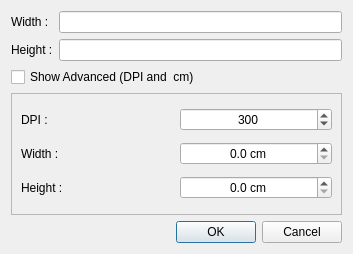
<?xml version="1.0" encoding="UTF-8"?>
<ui version="4.0">
 <class>ResizeDialog</class>
 <widget class="QDialog" name="ResizeDialog">
  <property name="geometry">
   <rect>
    <x>0</x>
    <y>0</y>
    <width>353</width>
    <height>254</height>
   </rect>
  </property>
  <property name="windowTitle">
   <string>Resize Image</string>
  </property>
  <layout class="QGridLayout" name="gridLayout_2">
   <item row="0" column="0">
    <widget class="QLabel" name="label">
     <property name="text">
      <string>Width :</string>
     </property>
    </widget>
   </item>
   <item row="1" column="0">
    <widget class="QLabel" name="label_2">
     <property name="text">
      <string>Height :</string>
     </property>
    </widget>
   </item>
   <item row="4" column="0" colspan="2">
    <widget class="QDialogButtonBox" name="buttonBox">
     <property name="orientation">
      <enum>Qt::Horizontal</enum>
     </property>
     <property name="standardButtons">
      <set>QDialogButtonBox::Cancel|QDialogButtonBox::Ok</set>
     </property>
    </widget>
   </item>
   <item row="3" column="0" colspan="2">
    <widget class="QFrame" name="frame">
     <property name="frameShape">
      <enum>QFrame::StyledPanel</enum>
     </property>
     <property name="frameShadow">
      <enum>QFrame::Plain</enum>
     </property>
     <layout class="QGridLayout" name="gridLayout">
      <item row="2" column="0">
       <widget class="QLabel" name="label_5">
        <property name="text">
         <string>Height :</string>
        </property>
       </widget>
      </item>
      <item row="0" column="0">
       <widget class="QLabel" name="label_3">
        <property name="text">
         <string>DPI :</string>
        </property>
       </widget>
      </item>
      <item row="1" column="1">
       <widget class="QDoubleSpinBox" name="spinWidth">
        <property name="alignment">
         <set>Qt::AlignCenter</set>
        </property>
        <property name="suffix">
         <string> cm</string>
        </property>
        <property name="decimals">
         <number>1</number>
        </property>
        <property name="singleStep">
         <double>0.100000000000000</double>
        </property>
       </widget>
      </item>
      <item row="1" column="0">
       <widget class="QLabel" name="label_4">
        <property name="text">
         <string>Width :</string>
        </property>
       </widget>
      </item>
      <item row="0" column="1">
       <widget class="QSpinBox" name="spinDPI">
        <property name="alignment">
         <set>Qt::AlignCenter</set>
        </property>
        <property name="minimum">
         <number>75</number>
        </property>
        <property name="maximum">
         <number>1000</number>
        </property>
        <property name="value">
         <number>300</number>
        </property>
       </widget>
      </item>
      <item row="2" column="1">
       <widget class="QDoubleSpinBox" name="spinHeight">
        <property name="alignment">
         <set>Qt::AlignCenter</set>
        </property>
        <property name="suffix">
         <string> cm</string>
        </property>
        <property name="decimals">
         <number>1</number>
        </property>
        <property name="singleStep">
         <double>0.100000000000000</double>
        </property>
       </widget>
      </item>
     </layout>
    </widget>
   </item>
   <item row="2" column="0" colspan="2">
    <widget class="QCheckBox" name="checkBox">
     <property name="text">
      <string>Show Advanced (DPI and  cm)</string>
     </property>
    </widget>
   </item>
   <item row="0" column="1">
    <widget class="QLineEdit" name="widthEdit">
     <property name="alignment">
      <set>Qt::AlignCenter</set>
     </property>
    </widget>
   </item>
   <item row="1" column="1">
    <widget class="QLineEdit" name="heightEdit">
     <property name="alignment">
      <set>Qt::AlignCenter</set>
     </property>
    </widget>
   </item>
  </layout>
 </widget>
 <resources/>
 <connections>
  <connection>
   <sender>buttonBox</sender>
   <signal>accepted()</signal>
   <receiver>ResizeDialog</receiver>
   <slot>accept()</slot>
   <hints>
    <hint type="sourcelabel">
     <x>248</x>
     <y>254</y>
    </hint>
    <hint type="destinationlabel">
     <x>157</x>
     <y>274</y>
    </hint>
   </hints>
  </connection>
  <connection>
   <sender>buttonBox</sender>
   <signal>rejected()</signal>
   <receiver>ResizeDialog</receiver>
   <slot>reject()</slot>
   <hints>
    <hint type="sourcelabel">
     <x>316</x>
     <y>260</y>
    </hint>
    <hint type="destinationlabel">
     <x>286</x>
     <y>274</y>
    </hint>
   </hints>
  </connection>
 </connections>
</ui>
